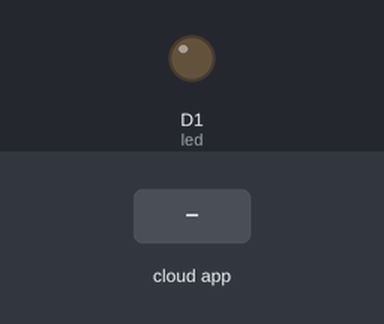
A sketch run on a simulated ESP8266 (NodeMCU). Parts: output pins drawn as LEDs (lit = HIGH). The test bench sets the inputs (shaded band). WiFi joins after 1.5 s; servers stay silent unless stated; no MQTT or app messages arrive unless stated; what the sketch prints to the serial monitor is not drawn.

Above: at 2.7 s.
2.8 s: the phone or cloud app sets led to 1
At 3.5 s:
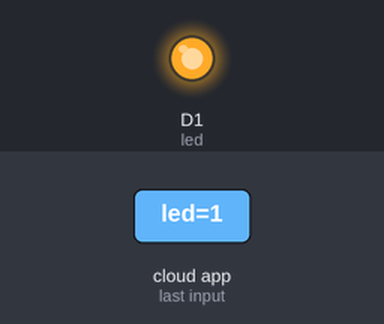
4.3 s: the phone or cloud app sets led to 0
At 5.4 s:
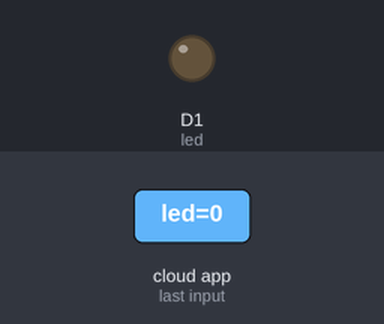
Timing chart, 0 to 7.3 s (numbered marks = the images above; inputs shaded):
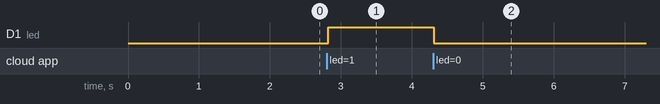

The sketch:

google_assistant_home_automation.ino
```cpp
#include <ESP8266WiFi.h>
#include "Adafruit_MQTT.h"
#include "Adafruit_MQTT_Client.h"

#define led            D1

#define WLAN_SSID       ""
#define WLAN_PASS       ""
#define AIO_SERVER      "io.adafruit.com"
#define AIO_SERVERPORT  1883
#define AIO_USERNAME    "solliver"
#define AIO_KEY        "aio_HAfR27LBgiFrG1UVcIK8Qb8wyZtO"

WiFiClient client;

Adafruit_MQTT_Client mqtt(&client, AIO_SERVER, AIO_SERVERPORT, AIO_USERNAME, AIO_KEY);
Adafruit_MQTT_Subscribe Light1 = Adafruit_MQTT_Subscribe(&mqtt, AIO_USERNAME"/feeds/led"); // Feeds name should be same everywhere

void MQTT_connect();

void setup() {
  Serial.begin(115200);

  pinMode(led, OUTPUT);

  Serial.println(); Serial.println();
  Serial.print("Connecting to ");
  Serial.println(WLAN_SSID);

  WiFi.begin(WLAN_SSID, WLAN_PASS);
  while (WiFi.status() != WL_CONNECTED) {
    delay(500);
    Serial.print(".");
  }
  Serial.println();

  Serial.println("WiFi connected");
  Serial.println("IP address: ");
  Serial.println(WiFi.localIP());

  mqtt.subscribe(&Light1);
}

void loop() {

  MQTT_connect();


  Adafruit_MQTT_Subscribe *subscription;
  while ((subscription = mqtt.readSubscription(20000))) {
    if (subscription == &Light1) {
      Serial.print(F("Got: "));
      Serial.println((char *)Light1.lastread);
      int Light1_State = atoi((char *)Light1.lastread);
      digitalWrite(led, Light1_State);

    }
  }
}

void MQTT_connect() {
  int8_t ret;

  if (mqtt.connected()) {
    return;
  }

  Serial.print("Connecting to MQTT... ");

  uint8_t retries = 3;

  while ((ret = mqtt.connect()) != 0) {
    Serial.println(mqtt.connectErrorString(ret));
    Serial.println("Retrying MQTT connection in 5 seconds...");
    mqtt.disconnect();
    delay(5000);
    retries--;
    if (retries == 0) {
      while (1);
    }
  }
  Serial.println("MQTT Connected!");

}
```

Measured:
- after the input at 2.8 s, D1 (led): LOW → HIGH at once
- after the input at 4.3 s, D1 (led): HIGH → LOW at once
